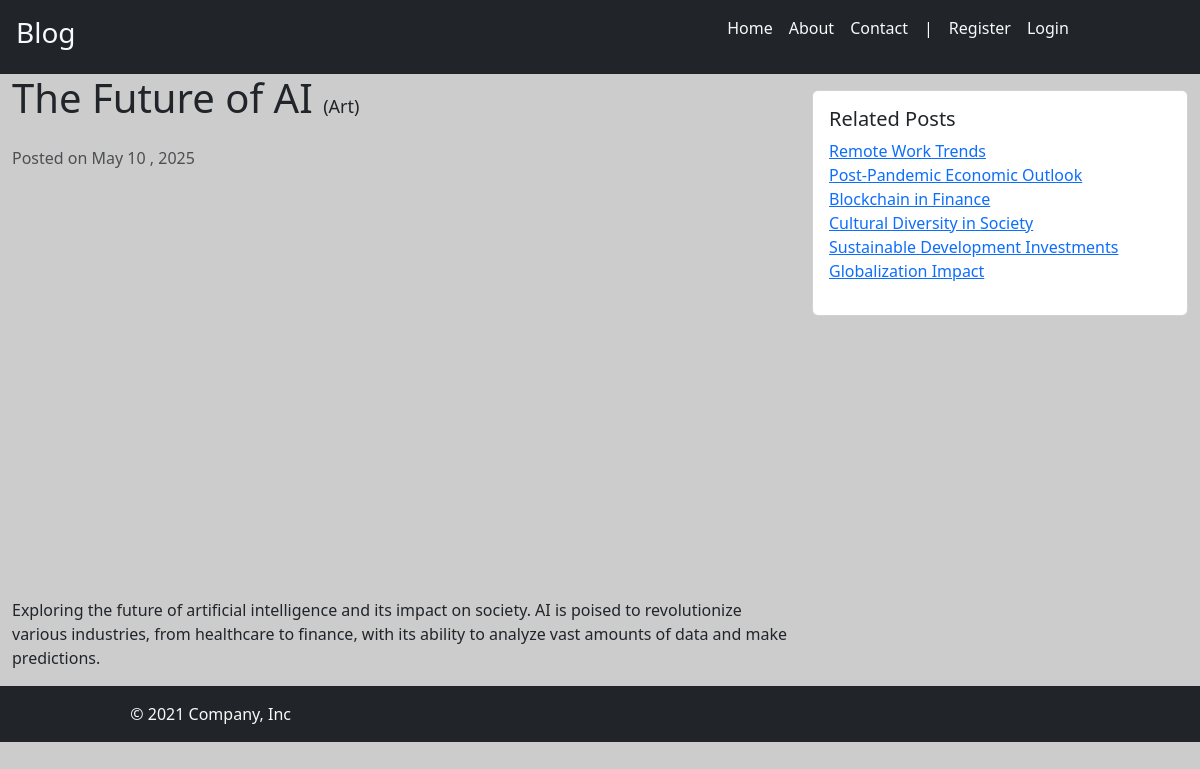
Page /post/the-future-of-ai on the committed database.
### blog/models.py (models this page shows, shortened)
class Post(models.Model):
    title = models.CharField(max_length=100)
    content = models.TextField()
    img_url = models.ImageField(null=True,upload_to="posts/images")
    created_at = models.DateTimeField(auto_now_add=True)
    slug = models.SlugField(unique=True)
    category = models.ForeignKey(Category, on_delete=models.CASCADE)
    user = models.ForeignKey(User,on_delete=models.CASCADE,null=True)
    is_published = models.BooleanField(default=False)
    def formatted_img_url(self):
        url = self.img_url if self.img_url.__str__().startswith(('http://','https://')) else self.img_url.url
        return url

class Category(models.Model):
    name = models.CharField(max_length=100)

### blog/views.py (the view)
# urls.py: path("post/<str:slug>", views.detail, name="detail"),
def detail(request, slug):
    if request.user.is_authenticated and not request.user.has_perm('blog.view_post'):
        messages.error(request , "You have no permissions to view any posts")
        return redirect('blog:index')
    post = Post.objects.get(slug=slug)
    related_posts = Post.objects.filter(category=post.category).exclude(pk=post.id)
    return render(
        request, "blog/detail.html", {"post": post, "related_posts": related_posts}
    )

### blog/templates/blog/detail.html
{% extends 'blog/base.html'%} {% block content %}
<div class="container-fluid">
  <div class="row">
    <div class="col-lg-8">
      <h1 class="mb-4">
        {{post.title}}
        <small style="font-size: 18px">({{post.category.name}})</small>
      </h1>
      <p class="text-muted">Posted on {{post.created_at|date:"F j , Y"}}</p>
      <img src="{{post.formatted_img_url}}" class="img-fluid mb-4" alt="Blog Image" />
      <p>{{post.content|linebreaksbr|safe}}</p>
    </div>
    <div class="col-lg-4">
      <div class="card mt-3">
        <div class="card-body">
          <h5 class="card-title">Related Posts</h5>
          <ul class="list-unstyled">
            {% for related_post in related_posts %}
            <li>
              <a href="{% url 'blog:detail' slug=related_post.slug %}"
                >{{related_post.title}}</a
              >
            </li>
            {% endfor %}
          </ul>
        </div>
      </div>
    </div>
  </div>
</div>
{% endblock %}

### blog/static/blog/css/style.css (style rules this page uses)
body { background-color: #cccccc; }

### rows in the picture
Post: title "The Future of AI", category.name "Art", created_at "May 10 , 2025", content "Exploring the future of artificial intelligence and its impact on society. AI is poised to revolutionize various industries, from healthcare to finance, with its ability to analyze vast amounts of data and make predictions."
Post: title "Remote Work Trends"
Post: title "Post-Pandemic Economic Outlook"
Post: title "Blockchain in Finance"
Post: title "Cultural Diversity in Society"
Post: title "Sustainable Development Investments"
Post: title "Globalization Impact"
